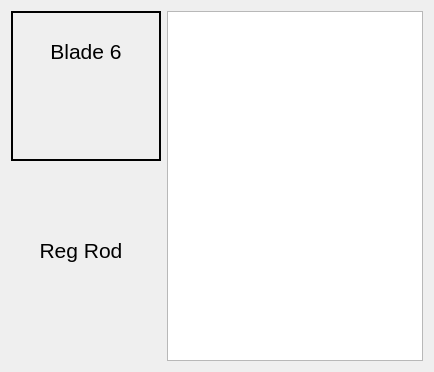
     <widget class="QWidget" name="tab_2">
      <attribute name="title">
       <string>Reactor Blades</string>
      </attribute>
      <layout class="QHBoxLayout" name="horizontalLayout_3">
       <item>
        <layout class="QVBoxLayout" name="verticalLayout_12">
         <property name="spacing">
          <number>50</number>
         </property>
         <item>
          <widget class="PyDMFrame" name="PyDMFrame_4">
           <property name="minimumSize">
            <size>
             <width>150</width>
             <height>150</height>
            </size>
           </property>
           <property name="maximumSize">
            <size>
             <width>130</width>
             <height>150</height>
            </size>
           </property>
           <property name="toolTip">
            <string/>
           </property>
           <property name="frameShape">
            <enum>QFrame::Panel</enum>
           </property>
           <property name="lineWidth">
            <number>2</number>
           </property>
           <layout class="QVBoxLayout" name="verticalLayout_11">
            <property name="leftMargin">
             <number>6</number>
            </property>
            <property name="topMargin">
             <number>6</number>
            </property>
            <property name="rightMargin">
             <number>6</number>
            </property>
            <property name="bottomMargin">
             <number>6</number>
            </property>
            <item>
             <widget class="PyDMLabel" name="PyDMLabel_16">
              <property name="font">
               <font>
                <pointsize>16</pointsize>
               </font>
              </property>
              <property name="toolTip">
               <string/>
              </property>
              <property name="text">
               <string>Blade 6</string>
              </property>
              <property name="alignment">
               <set>Qt::AlignCenter</set>
              </property>
             </widget>
            </item>
            <item>
             <widget class="PyDMLabel" name="PyDMLabel_15">
              <property name="font">
               <font>
                <pointsize>20</pointsize>
               </font>
              </property>
              <property name="toolTip">
               <string/>
              </property>
              <property name="autoFillBackground">
               <bool>true</bool>
              </property>
              <property name="alignment">
               <set>Qt::AlignCenter</set>
              </property>
              <property name="showUnits" stdset="0">
               <bool>true</bool>
              </property>
              <property name="precisionFromPV" stdset="0">
               <bool>true</bool>
              </property>
              <property name="alarmSensitiveContent" stdset="0">
               <bool>true</bool>
              </property>
              <property name="alarmSensitiveBorder" stdset="0">
               <bool>false</bool>
              </property>
              <property name="channel" stdset="0">
               <string>ca://mitr:ShimBladeHeight</string>
              </property>
              <property name="enableRichText" stdset="0">
               <bool>true</bool>
              </property>
             </widget>
            </item>
           </layout>
          </widget>
         </item>
         <item>
          <widget class="PyDMFrame" name="PyDMFrame_9">
           <property name="minimumSize">
            <size>
             <width>140</width>
             <height>150</height>
            </size>
           </property>
           <property name="maximumSize">
            <size>
             <width>130</width>
             <height>150</height>
            </size>
           </property>
           <property name="toolTip">
            <string/>
           </property>
           <layout class="QVBoxLayout" name="verticalLayout_10">
            <property name="leftMargin">
             <number>6</number>
            </property>
            <property name="topMargin">
             <number>6</number>
            </property>
            <property name="rightMargin">
             <number>6</number>
            </property>
            <property name="bottomMargin">
             <number>6</number>
            </property>
            <item>
             <widget class="PyDMLabel" name="PyDMLabel_17">
              <property name="font">
               <font>
                <pointsize>16</pointsize>
               </font>
              </property>
              <property name="toolTip">
               <string/>
              </property>
              <property name="text">
               <string>Reg Rod</string>
              </property>
              <property name="alignment">
               <set>Qt::AlignCenter</set>
              </property>
             </widget>
            </item>
            <item>
             <widget class="PyDMLabel" name="PyDMLabel_18">
              <property name="font">
               <font>
                <pointsize>20</pointsize>
               </font>
              </property>
              <property name="toolTip">
               <string/>
              </property>
              <property name="autoFillBackground">
               <bool>true</bool>
              </property>
              <property name="alignment">
               <set>Qt::AlignCenter</set>
              </property>
              <property name="showUnits" stdset="0">
               <bool>true</bool>
              </property>
              <property name="alarmSensitiveContent" stdset="0">
               <bool>true</bool>
              </property>
              <property name="alarmSensitiveBorder" stdset="0">
               <bool>false</bool>
              </property>
              <property name="channel" stdset="0">
               <string>ca://mitr:RegRodHeight</string>
              </property>
              <property name="enableRichText" stdset="0">
               <bool>true</bool>
              </property>
             </widget>
            </item>
           </layout>
          </widget>
         </item>
        </layout>
       </item>
       <item>
        <widget class="MITROperationsArchivePlot" name="PyDMArchiverTimePlot_2">
         <property name="font">
          <font>
           <pointsize>25</pointsize>
          </font>
         </property>
         <property name="toolTip">
          <string/>
         </property>
         <property name="yAxes">
          <stringlist>
           <string>{&quot;name&quot;: &quot;Axis 1&quot;, &quot;orientation&quot;: &quot;left&quot;, &quot;label&quot;: &quot;Height (in)&quot;, &quot;minRange&quot;: -1.4233118124214843, &quot;maxRange&quot;: 1.4233118124214843, &quot;autoRange&quot;: true, &quot;logMode&quot;: false}</string>
          </stringlist>
         </property>
         <property name="xLabels">
          <stringlist>
           <string>Time</string>
          </stringlist>
         </property>
         <property name="showLegend">
          <bool>true</bool>
         </property>
         <property name="maxRedrawRate" stdset="0">
          <number>15</number>
         </property>
         <property name="bufferSize">
          <number>21600</number>
         </property>
         <property name="updateMode" stdset="0">
          <enum>PyDMTimePlot::AtFixedRate</enum>
         </property>
         <property name="timeSpan">
          <double>43200.000222921371460</double>
         </property>
         <property name="updateInterval">
          <double>1.000000000000000</double>
         </property>
         <property name="curves">
          <stringlist>
           <string>{&quot;useArchiveData&quot;: true, &quot;channel&quot;: &quot;ca://mitr:ShimBladeHeight&quot;, &quot;plot_style&quot;: null, &quot;name&quot;: &quot;Shim Blade&quot;, &quot;color&quot;: &quot;black&quot;, &quot;lineStyle&quot;: 1, &quot;lineWidth&quot;: 2, &quot;symbol&quot;: null, &quot;symbolSize&quot;: 10, &quot;yAxisName&quot;: &quot;Axis 1&quot;, &quot;barWidth&quot;: null, &quot;upperThreshold&quot;: null, &quot;lowerThreshold&quot;: null, &quot;thresholdColor&quot;: &quot;white&quot;}</string>
           <string>{&quot;useArchiveData&quot;: true, &quot;channel&quot;: &quot;ca://mitr:RegRodHeight&quot;, &quot;plot_style&quot;: null, &quot;name&quot;: &quot;Reg Rod&quot;, &quot;color&quot;: &quot;red&quot;, &quot;lineStyle&quot;: 1, &quot;lineWidth&quot;: 2, &quot;symbol&quot;: null, &quot;symbolSize&quot;: 10, &quot;yAxisName&quot;: &quot;Axis 1&quot;, &quot;barWidth&quot;: null, &quot;upperThreshold&quot;: null, &quot;lowerThreshold&quot;: null, &quot;thresholdColor&quot;: &quot;white&quot;}</string>
          </stringlist>
         </property>
        </widget>
       </item>
      </layout>
     </widget>
